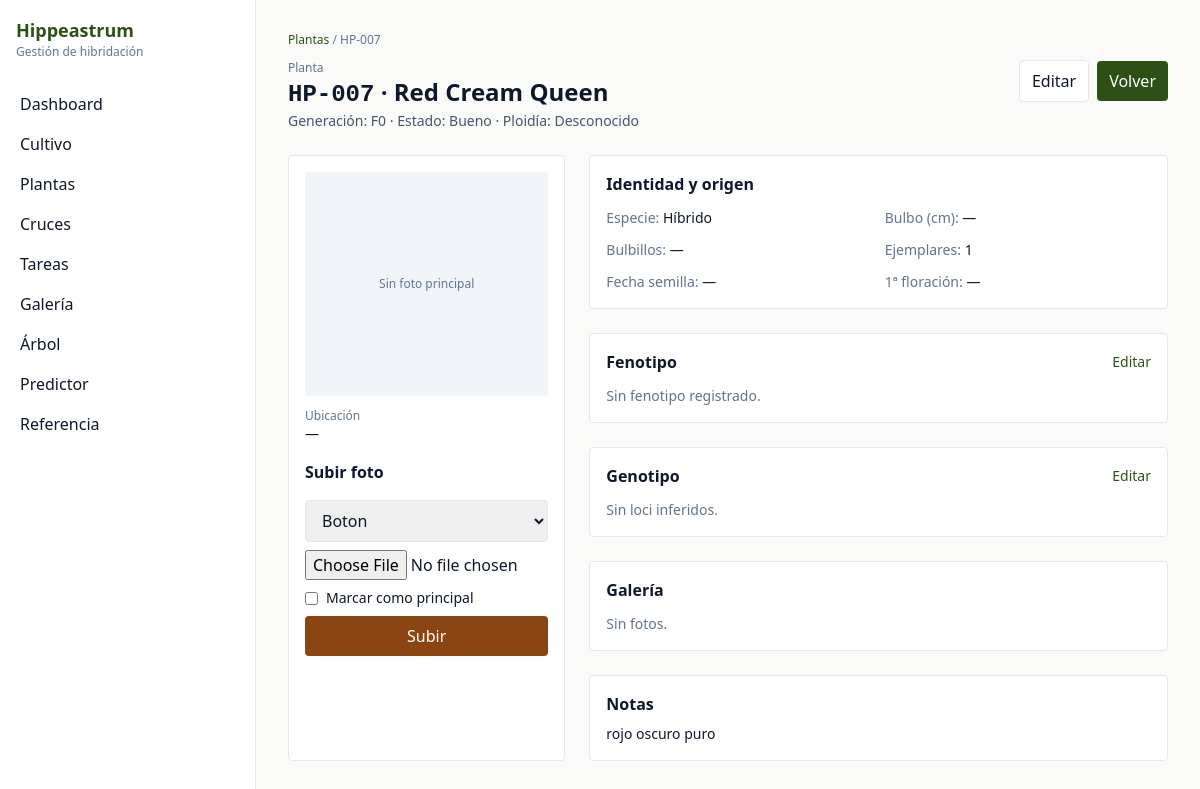
Page /plantas/7 on the committed database.
### models.py (models this page shows)
class Planta(Base):
    __tablename__ = "plantas"
    __table_args__ = (
        UniqueConstraint("codigo", name="uq_plantas_codigo"),
    )
    id: Mapped[int] = mapped_column(Integer, primary_key=True, autoincrement=True)
    codigo: Mapped[str] = mapped_column(String(20), nullable=False, index=True)
    nombre_cultivar: Mapped[str | None] = mapped_column(String(200))
    especie: Mapped[str | None] = mapped_column(Text)
    generacion: Mapped[GeneracionEnum] = mapped_column(Enum(GeneracionEnum), nullable=False)
    id_madre: Mapped[int | None] = mapped_column(ForeignKey("plantas.id"), nullable=True)
    id_padre: Mapped[int | None] = mapped_column(ForeignKey("plantas.id"), nullable=True)
    id_cruce_origen: Mapped[int | None] = mapped_column(ForeignKey("cruces.id"), nullable=True)
    fecha_semilla: Mapped[dt.date | None] = mapped_column(Date)
    fecha_primera_floracion: Mapped[dt.date | None] = mapped_column(Date)
    ubicacion: Mapped[str | None] = mapped_column(Text)
    tamano_bulbo_cm: Mapped[float | None] = mapped_column(Float)
    num_bulbillos: Mapped[int | None] = mapped_column(Integer)
    estado: Mapped[EstadoPlantaEnum] = mapped_column(Enum(EstadoPlantaEnum), nullable=False, default=EstadoPlantaEnum.Bueno)
    bulbillos_separados: Mapped[bool] = mapped_column(Boolean, nullable=False, default=False)
    ploidy_sospecha: Mapped[PloidyEnum] = mapped_column(Enum(PloidyEnum), nullable=False, default=PloidyEnum.Desconocido)
    ploidy_confirmado: Mapped[bool] = mapped_column(Boolean, nullable=False, default=False)
    num_ejemplares_fisicos: Mapped[int] = mapped_column(Integer, nullable=False, default=1)
    es_clon_de: Mapped[int | None] = mapped_column(ForeignKey("plantas.id"), nullable=True)
    notas: Mapped[str | None] = mapped_column(Text)
    fecha_creacion: Mapped[dt.datetime] = mapped_column(DateTime, default=dt.datetime.utcnow, nullable=False)
    fecha_actualizacion: Mapped[dt.datetime] = mapped_column(
        DateTime,
        default=dt.datetime.utcnow,
        onupdate=dt.datetime.utcnow,
        nullable=False,
    )
    madre: Mapped[Planta | None] = relationship("Planta", remote_side=[id], foreign_keys=[id_madre], post_update=True)
    padre: Mapped[Planta | None] = relationship("Planta", remote_side=[id], foreign_keys=[id_padre], post_update=True)
    clon_de: Mapped[Planta | None] = relationship("Planta", remote_side=[id], foreign_keys=[es_clon_de], post_update=True)
    fenotipo: Mapped[Fenotipo | None] = relationship("Fenotipo", back_populates="planta", uselist=False, cascade="all, delete-orphan")
    genotipos_loci: Mapped[list["GenotipoPlanta"]] = relationship("GenotipoPlanta", back_populates="planta", cascade="all, delete-orphan")
    epistasias: Mapped[list["EpistasiaObservada"]] = relationship("EpistasiaObservada", back_populates="planta", cascade="all, delete-orphan")
    fotos: Mapped[list[Foto]] = relationship("Foto", back_populates="planta")

### main.py (the view)
@app.get("/plantas/{planta_id}", response_class=HTMLResponse)
def plantas_detail(planta_id: int, request: Request, db: Session = Depends(get_db)):
    planta = crud.get_planta(db, planta_id)
    if not planta:
        return RedirectResponse(url="/plantas", status_code=303)
    fotos = db.execute(select(Foto).where(Foto.planta_id == planta_id).order_by(Foto.es_foto_principal.desc(), Foto.id.desc())).scalars().all()
    foto_principal = next((f for f in fotos if f.es_foto_principal), fotos[0] if fotos else None)
    fenotipo = planta.fenotipo
    loci = crud.list_loci_referencia(db)
    genotipos = crud.list_genotipos_planta(db, planta_id)
    gen_by_locus = {g.locus_id: g for g in genotipos}
    return templates.TemplateResponse(
        request,
        "plantas/detail.html",
        {
            "request": request,
            "breadcrumbs": _breadcrumbs([("Plantas", "/plantas"), (planta.codigo, None)]),
            "planta": planta,
            "fenotipo": fenotipo,
            "loci": loci,
            "genotipos": genotipos,
            "gen_by_locus": gen_by_locus,
            "fotos": fotos,
            "foto_principal": foto_principal,
            "etapas": [e.value for e in EtapaFotoEnum],
        },
    )

### templates/plantas/detail.html (shortened to what this page needs)
{% extends "base.html" %}
{% block content %}
  <div class="flex items-start justify-between gap-4">
    <div>
      <div class="text-xs text-slate-500">Planta</div>
      <h1 class="text-2xl font-semibold"><span class="mono">{{ planta.codigo }}</span> · {{ planta.nombre_cultivar or '—' }}</h1>
      <div class="text-sm text-slate-600">Generación: {{ planta.generacion.value if planta.generacion else '' }} · Estado: {{ planta.estado.value if planta.estado else '' }} · Ploidía: {{ planta.ploidy_sospecha.value if planta.ploidy_sospecha else '' }}</div>
    </div>
    <div class="flex items-center gap-2">
      <a class="px-3 py-2 border rounded bg-white" href="/plantas/{{ planta.id }}/edit">Editar</a>
      <a class="px-3 py-2 rounded bg-primary text-white" href="/plantas">Volver</a>
    </div>
  </div>
  <div class="grid lg:grid-cols-3 gap-6 mt-6">
    <section class="lg:col-span-1 p-4 rounded border bg-white">
      {% if foto_principal %}
        <img src="/static/photos/{{ foto_principal.filename }}" class="w-full h-56 object-cover rounded" />
      {% else %}
        <div class="w-full h-56 bg-slate-100 rounded flex items-center justify-center text-xs text-slate-500">Sin foto principal</div>
      {% endif %}
      <div class="mt-3">
        <div class="text-xs text-slate-500">Ubicación</div>
        <div class="text-sm">{{ planta.ubicacion or '—' }}</div>
      </div>
      <div class="mt-4">
        <div class="font-semibold">Subir foto</div>
        <form class="mt-2 space-y-2" method="post" action="/photos/upload" enctype="multipart/form-data">
          <select name="etapa" class="border rounded px-3 py-2 w-full">
            {% for e in etapas %}
              <option value="{{ e }}">{{ e }}</option>
            {% endfor %}
          </select>
          <input type="file" name="file" accept="image/*" class="w-full" required />
          <label class="flex items-center gap-2 text-sm">
            <input type="checkbox" name="es_foto_principal" />
            Marcar como principal
          </label>
          <button class="px-3 py-2 rounded bg-secondary text-white w-full">Subir</button>
        </form>
      </div>
    </section>
    <section class="lg:col-span-2 space-y-6">
      <div class="p-4 rounded border bg-white">
        <div class="font-semibold">Identidad y origen</div>
        <div class="grid grid-cols-2 gap-3 mt-3 text-sm">
          <div><span class="text-slate-500">Especie:</span> {{ planta.especie or '—' }}</div>
          <div><span class="text-slate-500">Bulbo (cm):</span> {{ planta.tamano_bulbo_cm or '—' }}</div>
          <div><span class="text-slate-500">Bulbillos:</span> {{ planta.num_bulbillos or '—' }}</div>
          <div><span class="text-slate-500">Ejemplares:</span> {{ planta.num_ejemplares_fisicos }}</div>
          <div><span class="text-slate-500">Fecha semilla:</span> {{ planta.fecha_semilla or '—' }}</div>
          <div><span class="text-slate-500">1ª floración:</span> {{ planta.fecha_primera_floracion or '—' }}</div>
        </div>
      </div>
      <div class="p-4 rounded border bg-white">
        <div class="flex items-center justify-between">
          <div class="font-semibold">Fenotipo</div>
          <a class="text-sm text-primary" href="/plantas/{{ planta.id }}/edit#fenotipo">Editar</a>
        </div>
        {% if fenotipo %}
          <div class="grid grid-cols-2 gap-3 mt-3 text-sm">
            <div><span class="text-slate-500">Color base:</span> {{ fenotipo.color_base or '—' }}</div>
            <div></div>
            <div><span class="text-slate-500">Patrón:</span> {{ fenotipo.tipo_patron.value if fenotipo.tipo_patron else '—' }}</div>
            <div><span class="text-slate-500">Papilio:</span> {{ fenotipo.patron_papilio or '—' }}</div>
            <div><span class="text-slate-500">Flor doble:</span> {{ 'Sí' if fenotipo.flor_doble else 'No' }}</div>
            <div><span class="text-slate-500">Altura vara floral:</span> {{ fenotipo.altura_vara_floral_cm or '—' }} cm</div>
            <div><span class="text-slate-500">Longitud flor:</span> {{ fenotipo.longitud_flor_cm or '—' }} cm</div>
            <div><span class="text-slate-500">Diámetro flor:</span> {{ fenotipo.diametro_flor_cm or '—' }} cm</div>
            <div><span class="text-slate-500">Color hojas:</span> {{ fenotipo.color_hojas or '—' }}</div>
          </div>
        {% else %}
          <div class="text-sm text-slate-500 mt-3">Sin fenotipo registrado.</div>
        {% endif %}
      </div>
      <div class="p-4 rounded border bg-white">
        <div class="flex items-center justify-between">
          <div class="font-semibold">Genotipo</div>
          <a class="text-sm text-primary" href="/plantas/{{ planta.id }}/edit#genotipo">Editar</a>
        </div>
        {% if genotipos and genotipos|length > 0 %}
          <div class="mt-3 space-y-2">
            {% for g in genotipos %}
              <div class="flex items-center justify-between border rounded p-2 text-sm">
                <div>
                  <div class="mono font-semibold">{{ g.locus.codigo }}</div>
                  <div class="text-xs text-slate-500">{{ g.metodo_inferencia }} · {{ g.confianza }}</div>
                </div>
                <div class="mono">{{ g.genotipo_display or (g.alelo_1 ~ '/' ~ g.alelo_2) }}</div>
              </div>
            {% endfor %}
          </div>
        {% else %}
          <div class="text-sm text-slate-500 mt-3">Sin loci inferidos.</div>
        {% endif %}
      </div>
      <div class="p-4 rounded border bg-white">
        <div class="font-semibold">Galería</div>
        {% if fotos|length == 0 %}
          <div class="text-sm text-slate-500 mt-3">Sin fotos.</div>
        {% endif %}
      </div>
      <div class="p-4 rounded border bg-white">
        <div class="font-semibold">Notas</div>
        <div class="text-sm mt-2 whitespace-pre-wrap">{{ planta.notas or '—' }}</div>
      </div>
    </section>
  </div>
{% endblock %}

### templates/base.html (shortened to what this page needs)
<!doctype html>
<html lang="es">
<head>
  <script src="https://cdn.tailwindcss.com"></script>
</head>
<body class="bg-bg text-slate-900">
  <div x-data="{ open: false }" class="min-h-screen">
    <div class="flex">
      <aside :class="open ? 'block' : 'hidden'" class="lg:block w-full lg:w-64 border-r border-slate-200 bg-white lg:min-h-screen">
        <div class="p-4 hidden lg:block">
          <div class="font-semibold text-primary text-lg">Hippeastrum</div>
          <div class="text-xs text-slate-500">Gestión de hibridación</div>
        </div>
        <nav class="p-2">
          <a class="block px-3 py-2 rounded hover:bg-slate-50" href="/">Dashboard</a>
          <a class="block px-3 py-2 rounded hover:bg-slate-50" href="/cultivo">Cultivo</a>
          <a class="block px-3 py-2 rounded hover:bg-slate-50" href="/plantas">Plantas</a>
          <a class="block px-3 py-2 rounded hover:bg-slate-50" href="/cruces">Cruces</a>
          <a class="block px-3 py-2 rounded hover:bg-slate-50" href="/tareas">Tareas</a>
          <a class="block px-3 py-2 rounded hover:bg-slate-50" href="/galeria">Galería</a>
          <a class="block px-3 py-2 rounded hover:bg-slate-50" href="/arbol">Árbol</a>
          <a class="block px-3 py-2 rounded hover:bg-slate-50" href="/predictor">Predictor</a>
          <a class="block px-3 py-2 rounded hover:bg-slate-50" href="/referencia">Referencia</a>
        </nav>
      </aside>
      <main class="flex-1 min-w-0">
        <div class="max-w-6xl mx-auto p-4 lg:p-8">
          {% if breadcrumbs %}
            <div class="text-xs text-slate-500 mb-3">{{ breadcrumbs|safe }}</div>
          {% endif %}
          {% block content %}{% endblock %}
        </div>
      </main>
    </div>
  </div>
</body>
</html>

### templates/base.html (style rules this page uses)
html { font-family: Inter, system-ui, -apple-system, Segoe UI, Roboto, sans-serif; }
.mono { font-family: ui-monospace, SFMono-Regular, Menlo, Monaco, Consolas, 'Liberation Mono', 'Courier New', monospace; }

### rows in the picture
Planta: codigo "Plantas / HP-007", codigo "HP-007", nombre_cultivar "Red Cream Queen", generacion "F0", estado "Bueno", ploidy_sospecha "Desconocido", ubicacion "—", especie "Híbrido", tamano_bulbo_cm "—", num_bulbillos "—", num_ejemplares_fisicos "1", fecha_semilla "—", fecha_primera_floracion "—", notas "rojo oscuro puro"

### other values in the picture
form field etapa "Boton"
